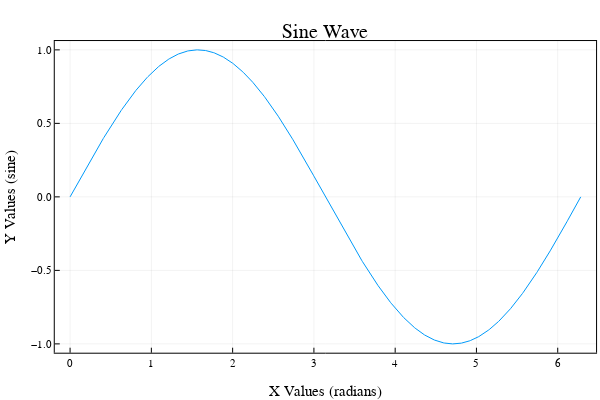

The notebook cell this image was saved under:
### Code cell
using Plots
plotly()

# Generate sine wave data
x = LinRange(0,2π,1000)
y = sin.(x)

# Create a figure and add a trace
plot(x,y, label="") 

# Set title and axis labels
plot!(title="Sine Wave", xlabel="X Values (radians)", ylabel="Y Values (sine)")

### Figure 1 — Plotly figure (JSON) as saved in the notebook; plotly's stock layout.template omitted (floating-point values rounded to 4 significant figures; data arrays with more than 128 entries replaced by an {"elided": "..."} marker saying what was removed)
{"data": [{"colorbar": {"title": ""}, "legendgroup": "", "line": {"color": "rgba(0, 154, 250, 1.000)", "dash": "solid", "shape": "linear", "width": 1}, "mode": "lines", "name": "", "showlegend": false, "type": "scatter", "x": {"elided": "1000 float values"}, "xaxis": "x", "y": {"elided": "1000 float values"}, "yaxis": "y", "zmax": null, "zmin": null}], "layout": {"annotations": [{"font": {"color": "rgba(0, 0, 0, 1.000)", "family": "sans-serif", "size": 20}, "rotation": 0, "showarrow": false, "text": "Sine Wave", "x": 0.5424, "xanchor": "center", "xref": "paper", "y": 1, "yanchor": "top", "yref": "paper"}], "height": 400, "legend_position": {"bgcolor": "rgba(255, 255, 255, 1.000)", "bordercolor": "rgba(0, 0, 0, 1.000)", "borderwidth": 1, "font": {"color": "rgba(0, 0, 0, 1.000)", "family": "sans-serif", "size": 11}, "title": {"font": {"color": "rgba(0, 0, 0, 1.000)", "family": "sans-serif", "size": 15}, "text": ""}, "tracegroupgap": 0, "traceorder": "normal", "x": 1, "xanchor": "auto", "y": 1, "yanchor": "auto"}, "margin": {"b": 20, "l": 0, "r": 0, "t": 20}, "paper_bgcolor": "rgba(255, 255, 255, 1.000)", "plot_bgcolor": "rgba(255, 255, 255, 1.000)", "showlegend": true, "width": 600, "xaxis": {"anchor": "y", "domain": [0.09128, 0.9934], "gridcolor": "rgba(0, 0, 0, 0.100)", "gridwidth": 0.5, "linecolor": "rgba(0, 0, 0, 1.000)", "mirror": true, "range": [-0.1885, 6.472], "showgrid": true, "showline": true, "showticklabels": true, "tickangle": 0, "tickcolor": "rgb(0, 0, 0)", "tickfont": {"color": "rgba(0, 0, 0, 1.000)", "family": "sans-serif", "size": 11}, "tickmode": "array", "ticks": "inside", "ticktext": ["0", "1", "2", "3", "4", "5", "6"], "tickvals": [0, 1, 2, 3, 4, 5, 6], "title": "X Values (radians)", "titlefont": {"color": "rgba(0, 0, 0, 1.000)", "family": "sans-serif", "size": 15}, "type": "-", "visible": true, "zeroline": false, "zerolinecolor": "rgba(0, 0, 0, 1.000)"}, "yaxis": {"anchor": "x", "domain": [0.07581, 0.9415], "gridcolor": "rgba(0, 0, 0, 0.100)", "gridwidth": 0.5, "linecolor": "rgba(0, 0, 0, 1.000)", "mirror": true, "range": [-1.06, 1.06], "showgrid": true, "showline": true, "showticklabels": true, "tickangle": 0, "tickcolor": "rgb(0, 0, 0)", "tickfont": {"color": "rgba(0, 0, 0, 1.000)", "family": "sans-serif", "size": 11}, "tickmode": "array", "ticks": "inside", "ticktext": ["−1.0", "−0.5", "0.0", "0.5", "1.0"], "tickvals": [-1, -0.5, 0, 0.5, 1], "title": "Y Values (sine)", "titlefont": {"color": "rgba(0, 0, 0, 1.000)", "family": "sans-serif", "size": 15}, "type": "-", "visible": true, "zeroline": false, "zerolinecolor": "rgba(0, 0, 0, 1.000)"}}}
